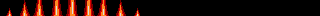

Below is a game level as drawn by its tile map, then a one-line description and the .tmx file that defines it, in full:
An orthogonal 20x1 tile map with 16x16 px tiles, 1 tile layer (Tile Layer 1).

<map version="1.10" tiledversion="1.10.2" orientation="orthogonal" renderorder="right-down" width="20" height="1" tilewidth="16" tileheight="16" infinite="0" nextlayerid="2" nextobjectid="1">
 <tileset firstgid="1" source="Tileset.tsx" />
 <layer id="1" name="Tile Layer 1" width="20" height="1">
  <data encoding="csv">
139,138,137,136,135,136,137,138,139,1,1,1,1,1,1,1,1,1,1,1
</data>
 </layer>
</map>
